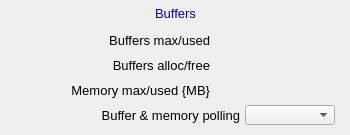
<?xml version="1.0" ?>
<ui version="4.0">
  <class>Dialog</class>
  <widget class="QWidget" name="screen">
    <property name="geometry">
      <rect>
        <x>603</x>
        <y>111</y>
        <width>350</width>
        <height>135</height>
      </rect>
    </property>
    <property name="styleSheet">
      <string notr="true">QWidget#screen {
  color: rgb(0, 0, 0);
  background-color: rgb(187, 187, 187);
  }</string>
    </property>
    <property name="windowTitle">
      <string>ADBuffers</string>
    </property>
    <widget class="PyDMFrame" name="composite">
      <property name="geometry">
        <rect>
          <x>123</x>
          <y>2</y>
          <width>105</width>
          <height>21</height>
        </rect>
      </property>
      <widget class="PyDMDrawingRectangle" name="rectangle">
        <property name="geometry">
          <rect>
            <x>0</x>
            <y>0</y>
            <width>105</width>
            <height>21</height>
          </rect>
        </property>
        <property name="brush" stdset="0">
          <brush brushstyle="SolidPattern">
            <color alpha="255">
              <red>218</red>
              <green>218</green>
              <blue>218</blue>
            </color>
          </brush>
        </property>
        <property name="penStyle" stdset="0">
          <enum>Qt::SolidLine</enum>
        </property>
        <property name="penColor" stdset="0">
          <color>
            <red>218</red>
            <green>218</green>
            <blue>218</blue>
          </color>
        </property>
        <property name="penWidth" stdset="0">
          <double>0</double>
        </property>
        <property name="penCapStyle" stdset="0">
          <enum>Qt::FlatCap</enum>
        </property>
        <property name="toolTip">
          <string>rectangle</string>
        </property>
      </widget>
    </widget>
    <widget class="QLabel" name="text">
      <property name="geometry">
        <rect>
          <x>97</x>
          <y>3</y>
          <width>157</width>
          <height>20</height>
        </rect>
      </property>
      <property name="text">
        <string>Buffers</string>
      </property>
      <property name="font" stdset="0">
        <font>
          <pointsize>10</pointsize>
        </font>
      </property>
      <property name="brush" stdset="0">
        <brush brushstyle="SolidPattern">
          <color alpha="255">
            <red>10</red>
            <green>0</green>
            <blue>184</blue>
          </color>
        </brush>
      </property>
      <property name="toolTip">
        <string>text</string>
      </property>
      <property name="alignment">
        <set>Qt::AlignCenter</set>
      </property>
      <property name="styleSheet">
        <string notr="true">QLabel#text {
  color: rgb(10, 0, 184);
  }</string>
      </property>
    </widget>
    <widget class="PyDMLabel" name="text_update">
      <property name="geometry">
        <rect>
          <x>215</x>
          <y>81</y>
          <width>60</width>
          <height>18</height>
        </rect>
      </property>
      <property name="toolTip">
        <string>PV: ${prefix}PoolMaxMem</string>
      </property>
      <property name="channel" stdset="0">
        <string>ca://${prefix}PoolMaxMem</string>
      </property>
      <property name="font" stdset="0">
        <font>
          <pointsize>10</pointsize>
        </font>
      </property>
      <property name="alignment">
        <set>Qt::AlignRight|Qt::AlignTrailing|Qt::AlignVCenter</set>
      </property>
      <property name="textInteractionFlags">
        <set>Qt::TextSelectableByKeyboard|Qt::TextSelectableByMouse</set>
      </property>
      <property name="styleSheet">
        <string notr="true">PyDMLabel#text_update {
  color: rgb(10, 0, 184);
  background-color: rgb(187, 187, 187);
  }</string>
      </property>
    </widget>
    <widget class="PyDMLabel" name="text_update_1">
      <property name="geometry">
        <rect>
          <x>280</x>
          <y>81</y>
          <width>60</width>
          <height>18</height>
        </rect>
      </property>
      <property name="toolTip">
        <string>PV: ${prefix}PoolUsedMem</string>
      </property>
      <property name="channel" stdset="0">
        <string>ca://${prefix}PoolUsedMem</string>
      </property>
      <property name="font" stdset="0">
        <font>
          <pointsize>10</pointsize>
        </font>
      </property>
      <property name="alignment">
        <set>Qt::AlignRight|Qt::AlignTrailing|Qt::AlignVCenter</set>
      </property>
      <property name="textInteractionFlags">
        <set>Qt::TextSelectableByKeyboard|Qt::TextSelectableByMouse</set>
      </property>
      <property name="styleSheet">
        <string notr="true">PyDMLabel#text_update_1 {
  color: rgb(10, 0, 184);
  background-color: rgb(187, 187, 187);
  }</string>
      </property>
    </widget>
    <widget class="PyDMFrame" name="composite_1">
      <property name="geometry">
        <rect>
          <x>50</x>
          <y>30</y>
          <width>270</width>
          <height>20</height>
        </rect>
      </property>
      <widget class="QLabel" name="text_1">
        <property name="geometry">
          <rect>
            <x>0</x>
            <y>0</y>
            <width>160</width>
            <height>20</height>
          </rect>
        </property>
        <property name="text">
          <string>Buffers max/used</string>
        </property>
        <property name="font" stdset="0">
          <font>
            <pointsize>10</pointsize>
          </font>
        </property>
        <property name="brush" stdset="0">
          <brush brushstyle="SolidPattern">
            <color alpha="255">
              <red>0</red>
              <green>0</green>
              <blue>0</blue>
            </color>
          </brush>
        </property>
        <property name="toolTip">
          <string>text_1</string>
        </property>
        <property name="alignment">
          <set>Qt::AlignRight|Qt::AlignTrailing|Qt::AlignVCenter</set>
        </property>
        <property name="styleSheet">
          <string notr="true">QLabel#text_1 {
  color: rgb(0, 0, 0);
  }</string>
        </property>
      </widget>
      <widget class="PyDMLabel" name="text_update_2">
        <property name="geometry">
          <rect>
            <x>165</x>
            <y>1</y>
            <width>50</width>
            <height>18</height>
          </rect>
        </property>
        <property name="toolTip">
          <string>PV: ${prefix}PoolMaxBuffers</string>
        </property>
        <property name="channel" stdset="0">
          <string>ca://${prefix}PoolMaxBuffers</string>
        </property>
        <property name="font" stdset="0">
          <font>
            <pointsize>10</pointsize>
          </font>
        </property>
        <property name="alignment">
          <set>Qt::AlignRight|Qt::AlignTrailing|Qt::AlignVCenter</set>
        </property>
        <property name="textInteractionFlags">
          <set>Qt::TextSelectableByKeyboard|Qt::TextSelectableByMouse</set>
        </property>
        <property name="styleSheet">
          <string notr="true">PyDMLabel#text_update_2 {
  color: rgb(10, 0, 184);
  background-color: rgb(187, 187, 187);
  }</string>
        </property>
      </widget>
      <widget class="PyDMLabel" name="text_update_3">
        <property name="geometry">
          <rect>
            <x>220</x>
            <y>1</y>
            <width>50</width>
            <height>18</height>
          </rect>
        </property>
        <property name="toolTip">
          <string>PV: ${prefix}PoolUsedBuffers</string>
        </property>
        <property name="channel" stdset="0">
          <string>ca://${prefix}PoolUsedBuffers</string>
        </property>
        <property name="font" stdset="0">
          <font>
            <pointsize>10</pointsize>
          </font>
        </property>
        <property name="alignment">
          <set>Qt::AlignRight|Qt::AlignTrailing|Qt::AlignVCenter</set>
        </property>
        <property name="textInteractionFlags">
          <set>Qt::TextSelectableByKeyboard|Qt::TextSelectableByMouse</set>
        </property>
        <property name="styleSheet">
          <string notr="true">PyDMLabel#text_update_3 {
  color: rgb(10, 0, 184);
  background-color: rgb(187, 187, 187);
  }</string>
        </property>
      </widget>
    </widget>
    <widget class="QLabel" name="text_2">
      <property name="geometry">
        <rect>
          <x>30</x>
          <y>55</y>
          <width>180</width>
          <height>20</height>
        </rect>
      </property>
      <property name="text">
        <string>Buffers alloc/free</string>
      </property>
      <property name="font" stdset="0">
        <font>
          <pointsize>10</pointsize>
        </font>
      </property>
      <property name="brush" stdset="0">
        <brush brushstyle="SolidPattern">
          <color alpha="255">
            <red>0</red>
            <green>0</green>
            <blue>0</blue>
          </color>
        </brush>
      </property>
      <property name="toolTip">
        <string>text_2</string>
      </property>
      <property name="alignment">
        <set>Qt::AlignRight|Qt::AlignTrailing|Qt::AlignVCenter</set>
      </property>
      <property name="styleSheet">
        <string notr="true">QLabel#text_2 {
  color: rgb(0, 0, 0);
  }</string>
      </property>
    </widget>
    <widget class="PyDMLabel" name="text_update_4">
      <property name="geometry">
        <rect>
          <x>215</x>
          <y>56</y>
          <width>50</width>
          <height>18</height>
        </rect>
      </property>
      <property name="toolTip">
        <string>PV: ${prefix}PoolAllocBuffers</string>
      </property>
      <property name="channel" stdset="0">
        <string>ca://${prefix}PoolAllocBuffers</string>
      </property>
      <property name="font" stdset="0">
        <font>
          <pointsize>10</pointsize>
        </font>
      </property>
      <property name="alignment">
        <set>Qt::AlignRight|Qt::AlignTrailing|Qt::AlignVCenter</set>
      </property>
      <property name="textInteractionFlags">
        <set>Qt::TextSelectableByKeyboard|Qt::TextSelectableByMouse</set>
      </property>
      <property name="styleSheet">
        <string notr="true">PyDMLabel#text_update_4 {
  color: rgb(10, 0, 184);
  background-color: rgb(187, 187, 187);
  }</string>
      </property>
    </widget>
    <widget class="PyDMLabel" name="text_update_5">
      <property name="geometry">
        <rect>
          <x>270</x>
          <y>56</y>
          <width>50</width>
          <height>18</height>
        </rect>
      </property>
      <property name="toolTip">
        <string>PV: ${prefix}PoolFreeBuffers</string>
      </property>
      <property name="channel" stdset="0">
        <string>ca://${prefix}PoolFreeBuffers</string>
      </property>
      <property name="font" stdset="0">
        <font>
          <pointsize>10</pointsize>
        </font>
      </property>
      <property name="alignment">
        <set>Qt::AlignRight|Qt::AlignTrailing|Qt::AlignVCenter</set>
      </property>
      <property name="textInteractionFlags">
        <set>Qt::TextSelectableByKeyboard|Qt::TextSelectableByMouse</set>
      </property>
      <property name="styleSheet">
        <string notr="true">PyDMLabel#text_update_5 {
  color: rgb(10, 0, 184);
  background-color: rgb(187, 187, 187);
  }</string>
      </property>
    </widget>
    <widget class="PyDMEnumComboBox" name="menu">
      <property name="geometry">
        <rect>
          <x>245</x>
          <y>105</y>
          <width>90</width>
          <height>20</height>
        </rect>
      </property>
      <property name="toolTip">
        <string>${prefix}PoolUsedMem.SCAN</string>
      </property>
      <property name="channel" stdset="0">
        <string>ca://${prefix}PoolUsedMem.SCAN</string>
      </property>
      <property name="font" stdset="0">
        <font>
          <pointsize>10</pointsize>
        </font>
      </property>
      <property name="styleSheet">
        <string notr="true">PyDMEnumComboBox#menu {
  color: rgb(0, 0, 0);
  background-color: rgb(115, 223, 255);
  }</string>
      </property>
    </widget>
    <widget class="QLabel" name="text_3">
      <property name="geometry">
        <rect>
          <x>10</x>
          <y>105</y>
          <width>230</width>
          <height>20</height>
        </rect>
      </property>
      <property name="text">
        <string>Buffer &amp; memory polling</string>
      </property>
      <property name="font" stdset="0">
        <font>
          <pointsize>10</pointsize>
        </font>
      </property>
      <property name="brush" stdset="0">
        <brush brushstyle="SolidPattern">
          <color alpha="255">
            <red>0</red>
            <green>0</green>
            <blue>0</blue>
          </color>
        </brush>
      </property>
      <property name="toolTip">
        <string>text_3</string>
      </property>
      <property name="alignment">
        <set>Qt::AlignRight|Qt::AlignTrailing|Qt::AlignVCenter</set>
      </property>
      <property name="styleSheet">
        <string notr="true">QLabel#text_3 {
  color: rgb(0, 0, 0);
  }</string>
      </property>
    </widget>
    <widget class="PyDMDrawingRectangle" name="rectangle_1">
      <property name="geometry">
        <rect>
          <x>0</x>
          <y>0</y>
          <width>350</width>
          <height>135</height>
        </rect>
      </property>
      <property name="brush" stdset="0">
        <brush brushstyle="NoBrush">
          <color alpha="255">
            <red>0</red>
            <green>0</green>
            <blue>0</blue>
          </color>
        </brush>
      </property>
      <property name="penStyle" stdset="0">
        <enum>Qt::SolidLine</enum>
      </property>
      <property name="penColor" stdset="0">
        <color>
          <red>0</red>
          <green>0</green>
          <blue>0</blue>
        </color>
      </property>
      <property name="penWidth" stdset="0">
        <double>1</double>
      </property>
      <property name="penCapStyle" stdset="0">
        <enum>Qt::FlatCap</enum>
      </property>
      <property name="toolTip">
        <string>rectangle_1</string>
      </property>
    </widget>
    <widget class="QLabel" name="text_4">
      <property name="geometry">
        <rect>
          <x>10</x>
          <y>80</y>
          <width>200</width>
          <height>20</height>
        </rect>
      </property>
      <property name="text">
        <string>Memory max/used {MB}</string>
      </property>
      <property name="font" stdset="0">
        <font>
          <pointsize>10</pointsize>
        </font>
      </property>
      <property name="brush" stdset="0">
        <brush brushstyle="SolidPattern">
          <color alpha="255">
            <red>0</red>
            <green>0</green>
            <blue>0</blue>
          </color>
        </brush>
      </property>
      <property name="toolTip">
        <string>text_4</string>
      </property>
      <property name="alignment">
        <set>Qt::AlignRight|Qt::AlignTrailing|Qt::AlignVCenter</set>
      </property>
      <property name="styleSheet">
        <string notr="true">QLabel#text_4 {
  color: rgb(0, 0, 0);
  }</string>
      </property>
    </widget>
  </widget>
  <customwidgets>
    <customwidget>
      <class>PyDMFrame</class>
      <extends>QFrame</extends>
      <header>pydm.widgets.frame</header>
    </customwidget>
    <customwidget>
      <class>PyDMDrawingRectangle</class>
      <extends>QWidget</extends>
      <header>pydm.widgets.drawing</header>
    </customwidget>
    <customwidget>
      <class>PyDMLabel</class>
      <extends>QLabel</extends>
      <header>pydm.widgets.label</header>
    </customwidget>
    <customwidget>
      <class>PyDMEnumComboBox</class>
      <extends>QComboBox</extends>
      <header>pydm.widgets.enum_combo_box</header>
    </customwidget>
  </customwidgets>
</ui>
